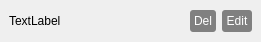
<?xml version="1.0" encoding="UTF-8"?>
<ui version="4.0">
 <class>ListItem</class>
 <widget class="QWidget" name="ListItem">
  <property name="geometry">
   <rect>
    <x>0</x>
    <y>0</y>
    <width>261</width>
    <height>42</height>
   </rect>
  </property>
  <property name="windowTitle">
   <string>Form</string>
  </property>
  <property name="styleSheet">
   <string notr="true">QToolTip{
	color : black;
}
QWidget#centralWidget{
	background : #333333;
}
QDialog{
	background : #333333;
}
QLCDNumber{
background : white;
}

QTabWidget{
border: none;
}
QTabBar::tab{
background : black;
color : white;
}
QTabBar::tab::selected{
background : #808080;

}
QGroupBox{
	color : white;
	margin-top : 2ex;
	border-radius : 5px;
	padding : 8px;
	padding-top : 13px;
	 border-style: outset;
 	 border-width: 2px;
	 border-color: #1f1f1f;
}
QMenuBar#menuBar{

	background : grey;
	color : white;
	 border-bottom-style: outset;
 	 border-bottom-width: 1px;
	 border-bottom-color: #222222;
}
QMenu{
	background : grey;
	color : #1f1f1f;
}
QMenu::item:selected{
	background : #c9c9c9;
}
QStatusBar#statusBar{
	background : grey;
	color : white;
	border-top-style: outset;
 	border-top-width: 1px;
	border-top-color: #222222;
}
QPushButton{
	color : white;
	background : grey;
	border-radius : 3px;
	padding:4px;
}
QPushButton:hover{
	background : #c9c9c9;
}

QPushButton:pressed{
	background : #474747;
}

QPushButton:disabled{
	color : #474747;
}
QLineEdit{
	color : white;
	background : #111111;
	padding : 3px;
	border-radius : 3px;
	border-color : #474747;
	border-width : 1px;
	border-style : inset;
}
QTextEdit{
	color : white;
	background : #111111;
	padding : 3px;
	border-color : white;
	border-width : 1px;
}
QComboBox{
	color : white;
	background : #111111;
	padding : 3px;
	min-width : 40px;
	border-radius : 3px;
	border-style : inset;
	border-width : 1px;
	border-color : #474747;
}
QComboBox::drop-down{
	
}
QComboBox QAbstractItemView{
	background-color : black;
	color : white;
}
QSlider::handle{
	background : grey;
}
QSlider::handle:hover{
	background : #c9c9c9;
}
QSlider::handle:pressed{
	background : #474747;
}
QLabel{
	color : white;
}
QRadioButton{
	color : white;
}
QCheckBox{
	color : white;
}
QRadioButton::indicator{
	 border-style: outset;
 	 border-width: 2px;
	 border-color: #1f1f1f;
	background : white;
	border-radius : 6px;
}
QRadioButton::indicator:checked{
	 border-style: outset;
 	 border-width: 2px;
	 border-color: white;
	background : #1f1f1f;
	border-radius : 6px;
}
QCheckBox::indicator{
	 border-style: outset;
 	 border-width: 2px;
	 border-color: #1f1f1f;
	background : white;
}
QCheckBox::indicator:checked{
	 border-style: outset;
 	 border-width: 2px;
	 border-color: white;
	background : #1f1f1f;
}
QHeaderView::section{
	border-style : outset;
	border-width : 1px;
	border-color : #c9c9c9;
}</string>
  </property>
  <layout class="QHBoxLayout" name="horizontalLayout">
   <property name="leftMargin">
    <number>9</number>
   </property>
   <property name="topMargin">
    <number>9</number>
   </property>
   <property name="rightMargin">
    <number>9</number>
   </property>
   <property name="bottomMargin">
    <number>9</number>
   </property>
   <item>
    <widget class="QLabel" name="presetName">
     <property name="styleSheet">
      <string notr="true">QLabel{
color : black
}</string>
     </property>
     <property name="text">
      <string>TextLabel</string>
     </property>
    </widget>
   </item>
   <item>
    <spacer name="horizontalSpacer">
     <property name="orientation">
      <enum>Qt::Horizontal</enum>
     </property>
     <property name="sizeHint" stdset="0">
      <size>
       <width>40</width>
       <height>20</height>
      </size>
     </property>
    </spacer>
   </item>
   <item>
    <widget class="QPushButton" name="delBtn">
     <property name="minimumSize">
      <size>
       <width>0</width>
       <height>0</height>
      </size>
     </property>
     <property name="text">
      <string>Del</string>
     </property>
    </widget>
   </item>
   <item>
    <widget class="QPushButton" name="editBtn">
     <property name="minimumSize">
      <size>
       <width>0</width>
       <height>0</height>
      </size>
     </property>
     <property name="text">
      <string>Edit</string>
     </property>
    </widget>
   </item>
  </layout>
 </widget>
 <resources/>
 <connections/>
</ui>
